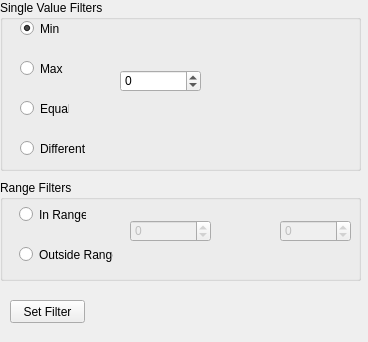
<?xml version="1.0" encoding="UTF-8"?>
<ui version="4.0">
 <class>FilterConfiguration</class>
 <widget class="QWidget" name="FilterConfiguration">
  <property name="geometry">
   <rect>
    <x>0</x>
    <y>0</y>
    <width>368</width>
    <height>342</height>
   </rect>
  </property>
  <property name="minimumSize">
   <size>
    <width>0</width>
    <height>16</height>
   </size>
  </property>
  <property name="windowTitle">
   <string>Form</string>
  </property>
  <widget class="QGroupBox" name="groupBox">
   <property name="geometry">
    <rect>
     <x>0</x>
     <y>0</y>
     <width>361</width>
     <height>171</height>
    </rect>
   </property>
   <property name="title">
    <string>Single Value Filters</string>
   </property>
   <widget class="QSpinBox" name="singleVal">
    <property name="geometry">
     <rect>
      <x>120</x>
      <y>70</y>
      <width>81</width>
      <height>22</height>
     </rect>
    </property>
    <property name="minimum">
     <number>-999999999</number>
    </property>
   </widget>
   <widget class="QRadioButton" name="minFilter">
    <property name="geometry">
     <rect>
      <x>20</x>
      <y>20</y>
      <width>39</width>
      <height>17</height>
     </rect>
    </property>
    <property name="text">
     <string>Min</string>
    </property>
    <property name="checked">
     <bool>true</bool>
    </property>
    <attribute name="buttonGroup">
     <string>buttonGroup</string>
    </attribute>
   </widget>
   <widget class="QRadioButton" name="equalFilter">
    <property name="geometry">
     <rect>
      <x>20</x>
      <y>100</y>
      <width>49</width>
      <height>17</height>
     </rect>
    </property>
    <property name="text">
     <string>Equal</string>
    </property>
    <attribute name="buttonGroup">
     <string>buttonGroup</string>
    </attribute>
   </widget>
   <widget class="QRadioButton" name="differentFilter">
    <property name="geometry">
     <rect>
      <x>20</x>
      <y>140</y>
      <width>66</width>
      <height>17</height>
     </rect>
    </property>
    <property name="text">
     <string>Different</string>
    </property>
    <attribute name="buttonGroup">
     <string>buttonGroup</string>
    </attribute>
   </widget>
   <widget class="QRadioButton" name="maxFilter">
    <property name="geometry">
     <rect>
      <x>20</x>
      <y>60</y>
      <width>43</width>
      <height>17</height>
     </rect>
    </property>
    <property name="text">
     <string>Max</string>
    </property>
    <attribute name="buttonGroup">
     <string>buttonGroup</string>
    </attribute>
   </widget>
  </widget>
  <widget class="QGroupBox" name="groupBox_2">
   <property name="geometry">
    <rect>
     <x>0</x>
     <y>180</y>
     <width>361</width>
     <height>101</height>
    </rect>
   </property>
   <property name="title">
    <string>Range Filters</string>
   </property>
   <widget class="QSpinBox" name="maxVal">
    <property name="enabled">
     <bool>false</bool>
    </property>
    <property name="geometry">
     <rect>
      <x>280</x>
      <y>40</y>
      <width>71</width>
      <height>22</height>
     </rect>
    </property>
    <property name="minimum">
     <number>-999999999</number>
    </property>
    <property name="maximum">
     <number>999999999</number>
    </property>
   </widget>
   <widget class="QRadioButton" name="inRangeFilter">
    <property name="geometry">
     <rect>
      <x>19</x>
      <y>26</y>
      <width>67</width>
      <height>17</height>
     </rect>
    </property>
    <property name="text">
     <string>In Range</string>
    </property>
    <attribute name="buttonGroup">
     <string>buttonGroup</string>
    </attribute>
   </widget>
   <widget class="QRadioButton" name="outRangeFilter">
    <property name="geometry">
     <rect>
      <x>19</x>
      <y>66</y>
      <width>94</width>
      <height>17</height>
     </rect>
    </property>
    <property name="text">
     <string>Outside Range</string>
    </property>
    <attribute name="buttonGroup">
     <string>buttonGroup</string>
    </attribute>
   </widget>
   <widget class="QSpinBox" name="minVal">
    <property name="enabled">
     <bool>false</bool>
    </property>
    <property name="geometry">
     <rect>
      <x>130</x>
      <y>40</y>
      <width>81</width>
      <height>22</height>
     </rect>
    </property>
    <property name="minimum">
     <number>-999999999</number>
    </property>
    <property name="maximum">
     <number>999999999</number>
    </property>
   </widget>
  </widget>
  <widget class="QPushButton" name="setFilterButton">
   <property name="geometry">
    <rect>
     <x>10</x>
     <y>300</y>
     <width>75</width>
     <height>23</height>
    </rect>
   </property>
   <property name="text">
    <string>Set Filter</string>
   </property>
  </widget>
  <action name="actionUse_Texture_Rectangle">
   <property name="text">
    <string>Use Texture Rectangle</string>
   </property>
  </action>
 </widget>
 <resources/>
 <connections/>
 <slots>
  <slot>displayTypeChanged(int)</slot>
  <slot>outputFormatChanged(int)</slot>
  <slot>textureRectangleChecked(int)</slot>
 </slots>
 <buttongroups>
  <buttongroup name="buttonGroup"/>
 </buttongroups>
</ui>
